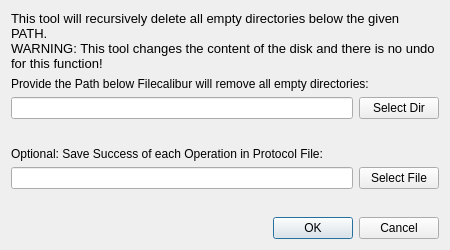
<?xml version="1.0" encoding="UTF-8"?>
<ui version="4.0">
 <class>DialogDelEmptDir</class>
 <widget class="QDialog" name="DialogDelEmptDir">
  <property name="geometry">
   <rect>
    <x>0</x>
    <y>0</y>
    <width>450</width>
    <height>250</height>
   </rect>
  </property>
  <property name="windowTitle">
   <string>Delete Empty Directories</string>
  </property>
  <layout class="QVBoxLayout" name="verticalLayout">
   <item>
    <widget class="QLabel" name="label_4">
     <property name="font">
      <font>
       <pointsize>10</pointsize>
       <weight>50</weight>
       <bold>false</bold>
      </font>
     </property>
     <property name="text">
      <string>This tool will recursively delete all empty directories below the given PATH. 
WARNING: This tool changes the content of the disk and there is no undo for this function!</string>
     </property>
     <property name="wordWrap">
      <bool>true</bool>
     </property>
    </widget>
   </item>
   <item>
    <widget class="QLabel" name="label_2">
     <property name="text">
      <string>Provide the Path below Filecalibur will remove all empty directories:</string>
     </property>
    </widget>
   </item>
   <item>
    <layout class="QHBoxLayout" name="horizontalLayout_3">
     <item>
      <widget class="QLineEdit" name="lineEditPath"/>
     </item>
     <item>
      <widget class="QPushButton" name="pushButtonDir">
       <property name="text">
        <string>Select Dir</string>
       </property>
      </widget>
     </item>
    </layout>
   </item>
   <item>
    <spacer name="verticalSpacer">
     <property name="orientation">
      <enum>Qt::Vertical</enum>
     </property>
     <property name="sizeHint" stdset="0">
      <size>
       <width>20</width>
       <height>19</height>
      </size>
     </property>
    </spacer>
   </item>
   <item>
    <widget class="QLabel" name="label_6">
     <property name="text">
      <string>Optional: Save Success of each Operation in Protocol File:</string>
     </property>
    </widget>
   </item>
   <item>
    <layout class="QHBoxLayout" name="horizontalLayout_4">
     <item>
      <widget class="QLineEdit" name="lineEditSaveFile"/>
     </item>
     <item>
      <widget class="QPushButton" name="pushButtonSaveFile">
       <property name="text">
        <string>Select File</string>
       </property>
      </widget>
     </item>
    </layout>
   </item>
   <item>
    <spacer name="verticalSpacer_2">
     <property name="orientation">
      <enum>Qt::Vertical</enum>
     </property>
     <property name="sizeHint" stdset="0">
      <size>
       <width>20</width>
       <height>18</height>
      </size>
     </property>
    </spacer>
   </item>
   <item>
    <widget class="QDialogButtonBox" name="buttonBox">
     <property name="orientation">
      <enum>Qt::Horizontal</enum>
     </property>
     <property name="standardButtons">
      <set>QDialogButtonBox::Cancel|QDialogButtonBox::Ok</set>
     </property>
    </widget>
   </item>
  </layout>
 </widget>
 <resources/>
 <connections>
  <connection>
   <sender>buttonBox</sender>
   <signal>accepted()</signal>
   <receiver>DialogDelEmptDir</receiver>
   <slot>accept()</slot>
   <hints>
    <hint type="sourcelabel">
     <x>248</x>
     <y>254</y>
    </hint>
    <hint type="destinationlabel">
     <x>157</x>
     <y>274</y>
    </hint>
   </hints>
  </connection>
  <connection>
   <sender>buttonBox</sender>
   <signal>rejected()</signal>
   <receiver>DialogDelEmptDir</receiver>
   <slot>reject()</slot>
   <hints>
    <hint type="sourcelabel">
     <x>316</x>
     <y>260</y>
    </hint>
    <hint type="destinationlabel">
     <x>286</x>
     <y>274</y>
    </hint>
   </hints>
  </connection>
 </connections>
</ui>
